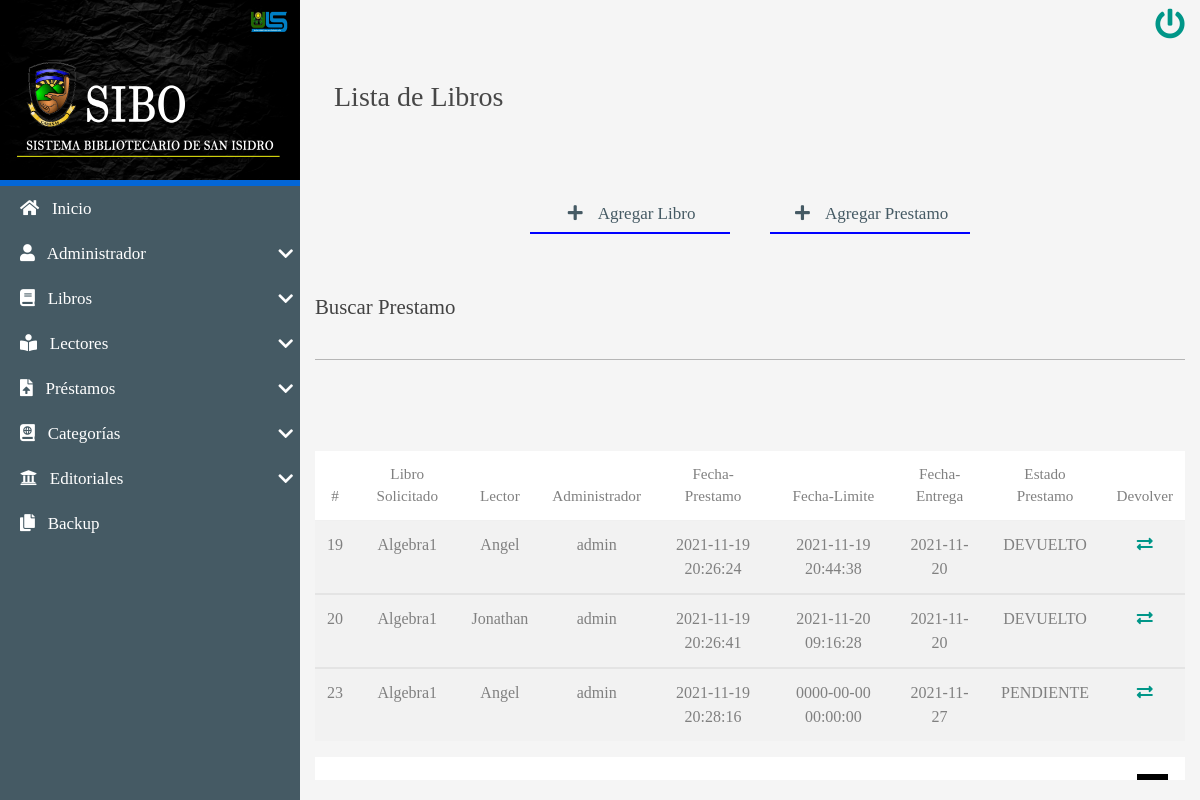
Page /CRUD/SEARCH/BuscarPrestamo.php?busqueda=Algebra (signed in) on the earlier database version.
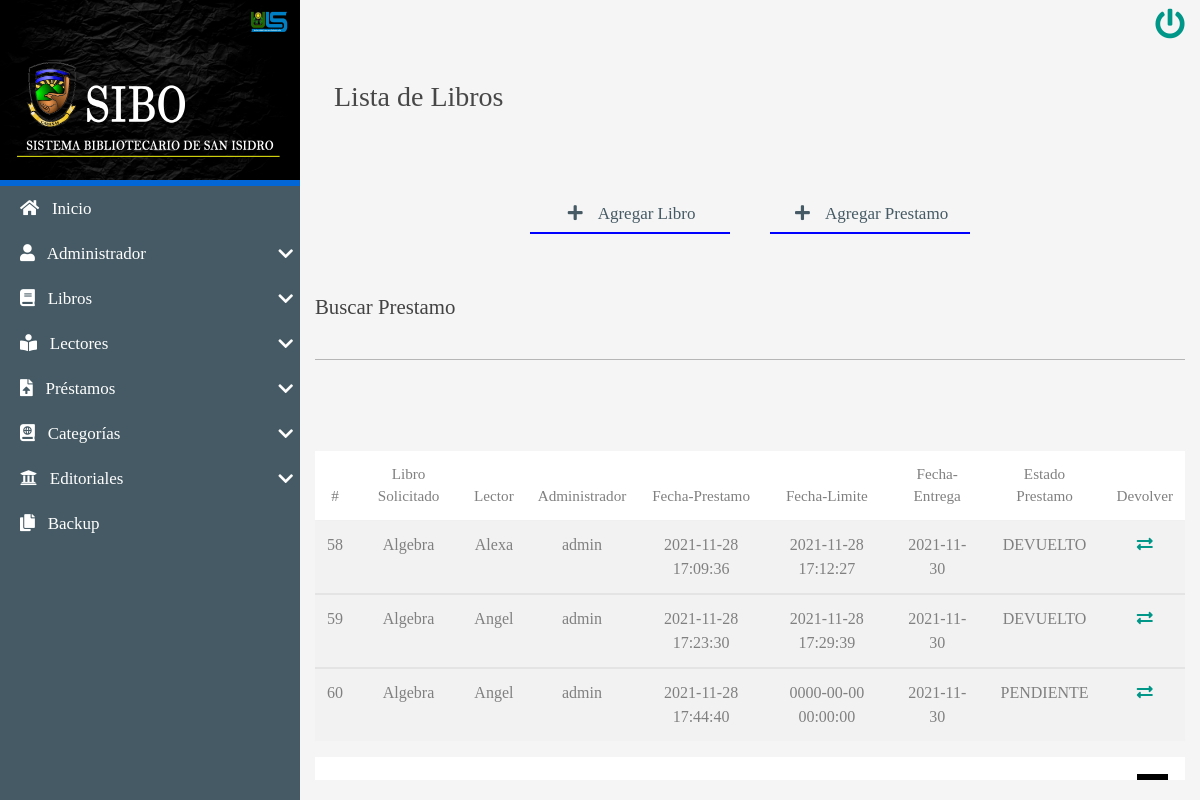
Same page on the later database version.
### tables this page shows
CREATE TABLE `prestamos` (
  `idPrestamo` int(8) NOT NULL AUTO_INCREMENT,
  `idLibroPrestamo` int(8) DEFAULT NULL,
  `idUsuarioPrestamo` int(8) DEFAULT NULL,
  `idAdminPrestamo` int(8) DEFAULT NULL,
  `cantidadLibros` int(2) NOT NULL,
  `fechaPrestamo` datetime NOT NULL DEFAULT current_timestamp(),
  `fechaLimite` date NOT NULL,
  `fechaEntrega` datetime NOT NULL DEFAULT current_timestamp(),
  `observaciones` varchar(100) NOT NULL,
  `estadoPrestamo` varchar(15) NOT NULL DEFAULT 'PENDIENTE',
  PRIMARY KEY (`idPrestamo`),
  KEY `idLibroPrestamo` (`idLibroPrestamo`),
  KEY `idUsuarioPrestamo` (`idUsuarioPrestamo`),
  KEY `idAdminPrestamo` (`idAdminPrestamo`),
  CONSTRAINT `prestamos_ibfk_2` FOREIGN KEY (`idLibroPrestamo`) REFERENCES `libros` (`idLibro`) ON DELETE CASCADE ON UPDATE CASCADE,
  CONSTRAINT `prestamos_ibfk_3` FOREIGN KEY (`idUsuarioPrestamo`) REFERENCES `usuarios` (`idUsuario`) ON DELETE CASCADE ON UPDATE CASCADE
);

CREATE TABLE `libros` (
  `idLibro` int(8) NOT NULL AUTO_INCREMENT,
  `isbn` varchar(20) DEFAULT NULL,
  `titulo` varchar(250) NOT NULL,
  `autor` varchar(250) NOT NULL,
  `anioPublicacion` varchar(4) DEFAULT NULL,
  `numEjemplares` int(8) NOT NULL,
  `ubicacion` varchar(25) NOT NULL,
  `estado_libro` varchar(15) NOT NULL,
  `idCategoriaLibro` int(8) NOT NULL,
  `idEditorialLibro` int(8) NOT NULL,
  `idAdminLibro` int(8) NOT NULL,
  `archivo` text NOT NULL,
  `estatus` int(1) NOT NULL DEFAULT 1,
  PRIMARY KEY (`idLibro`),
  KEY `idCategoriaLibro` (`idCategoriaLibro`),
  KEY `idEditorialLibro` (`idEditorialLibro`),
  KEY `idAdminLibro` (`idAdminLibro`),
  CONSTRAINT `libros_ibfk_2` FOREIGN KEY (`idEditorialLibro`) REFERENCES `editoriales` (`idEditorial`) ON DELETE CASCADE ON UPDATE CASCADE,
  CONSTRAINT `libros_ibfk_3` FOREIGN KEY (`idCategoriaLibro`) REFERENCES `categorias` (`idCategoria`) ON DELETE CASCADE ON UPDATE CASCADE
);

CREATE TABLE `usuarios` (
  `idUsuario` int(8) NOT NULL AUTO_INCREMENT,
  `tipo_identificacion` varchar(15) NOT NULL,
  `carnet` varchar(13) NOT NULL,
  `nombreUs` varchar(250) NOT NULL,
  `apellidoUs` varchar(250) NOT NULL,
  `sexo` varchar(20) NOT NULL,
  `tipoUs` varchar(25) NOT NULL,
  `estatus` int(1) NOT NULL DEFAULT 1,
  PRIMARY KEY (`idUsuario`)
);

CREATE TABLE `administradores` (
  `idAdmin` int(8) NOT NULL AUTO_INCREMENT,
  `DUI` varchar(10) NOT NULL,
  `adminNombre` varchar(250) NOT NULL,
  `adminApellido` varchar(250) NOT NULL,
  `sexo` varchar(15) NOT NULL,
  `email` varchar(100) NOT NULL,
  `fechaRegistro` date NOT NULL DEFAULT current_timestamp(),
  `usuario` varchar(45) NOT NULL,
  `contraseña` varchar(45) NOT NULL,
  `rol` int(8) NOT NULL,
  PRIMARY KEY (`idAdmin`),
  KEY `rol` (`rol`),
  CONSTRAINT `administradores_ibfk_1` FOREIGN KEY (`rol`) REFERENCES `rol` (`id`) ON DELETE CASCADE ON UPDATE CASCADE
);

### CRUD/SEARCH/BuscarPrestamo.php (the view, shortened to what the changed rows need)
<?php
$busqueda=strtolower($_REQUEST['busqueda']);
?>
<!DOCTYPE html>
<html lang="es">
<head>
   <?php include'../../INCLUDES/link2.php'; ?>
</head>
<body>
    <main class="full-box main-container">
        <section class="full-box page-content">
            <div class="container-fluid">
               <br><br><br>
                       <table class="table table-striped">
                         <thead>
                            <tr class="text-center roboto-medium">
                                <th>#</th>
                                <th>Libro Solicitado</th>
                                <th>Lector</th>
                                <th>Administrador</th>
                                <th>Fecha-Prestamo</th>
                                <th>Fecha-Limite</th>
                                <th>Fecha-Entrega</th>
                                <th>Estado Prestamo</th>
                                <th>Devolver</th>
                            </tr>
                        </thead>
                        <?php
                  include'../../BD/conexionBD.php';
$por_pagina=4;
if (empty($_GET['pagina']))
{
                $pagina=1;
}else{
                $pagina=$_GET['pagina'];
}
$desde=($pagina-1)*$por_pagina;
$query=mysqli_query($mysqli," SELECT p.idPrestamo,l.titulo,u.nombreUs,a.usuario,p.fechaPrestamo,p.fechaLimite,p.fechaEntrega,p.estadoPrestamo FROM prestamos p INNER JOIN libros l ON p.idLibroPrestamo=l.idLibro INNER JOIN usuarios u ON p.idUsuarioPrestamo=u.idUsuario INNER JOIN administradores a ON p.idAdminPrestamo=a.idAdmin WHERE (l.titulo LIKE '%$busqueda%' OR
            u.nombreUs LIKE '%$busqueda%' OR
            a.usuario LIKE '%$busqueda%' OR
            p.estadoPrestamo LIKE '%$busqueda%') ORDER BY p.idPrestamo ASC LIMIT $desde, $por_pagina");
            $resultado=mysqli_num_rows($query);
            if($resultado>0){
                while ($data= mysqli_fetch_array($query)) {
                              ?>
                        <tbody>
                        <tr class="text-center">
                            <td><?php echo $data['idPrestamo']; ?></td>
                            <td><?php echo $data['titulo']; ?></td>
                            <td><?php echo $data['nombreUs']; ?></td>
                            <td><?php echo $data['usuario']; ?></td>
                            <td><?php echo $data['fechaPrestamo']; ?></td>
                            <td><?php echo $data['fechaEntrega']; ?></td>
                            <td><?php echo $data['fechaLimite']; ?></td>
                            <td><?php echo $data['estadoPrestamo']; ?></td>
                             <?php
                    if ($_SESSION['rol'] <2) {
                        ?>
                            <td><a href="../UPDATE/Update-Loan.php?id=<?php echo $data['idPrestamo']; ?>"><i class="fas fa-exchange-alt"></i></a></td>
                             <?php } ?>
                        </tr>
             </tbody>
              <?php
                 }
            }
            ?>
             </table>
              </div>
               </section>
    </main>
</body>
</html>

Differences in the rows shown:
removed prestamos: idPrestamo "19", idLibroPrestamo.titulo "Algebra1", idUsuarioPrestamo.nombreUs "Angel", administradores.usuario "admin", fechaPrestamo "2021-11-19 20:26:24", fechaEntrega "2021-11-19 20:44:38", fechaLimite "2021-11-20", estadoPrestamo "DEVUELTO"
removed prestamos: idPrestamo "20", idLibroPrestamo.titulo "Algebra1", idUsuarioPrestamo.nombreUs "Jonathan", administradores.usuario "admin", fechaPrestamo "2021-11-19 20:26:41", fechaEntrega "2021-11-20 09:16:28", fechaLimite "2021-11-20", estadoPrestamo "DEVUELTO"
removed prestamos: idPrestamo "23", idLibroPrestamo.titulo "Algebra1", idUsuarioPrestamo.nombreUs "Angel", administradores.usuario "admin", fechaPrestamo "2021-11-19 20:28:16", fechaEntrega "0000-00-00 00:00:00", fechaLimite "2021-11-27", estadoPrestamo "PENDIENTE"
added prestamos: idPrestamo "58", idLibroPrestamo.titulo "Algebra", idUsuarioPrestamo.nombreUs "Alexa", administradores.usuario "admin", fechaPrestamo "2021-11-28 17:09:36", fechaEntrega "2021-11-28 17:12:27", fechaLimite "2021-11-30", estadoPrestamo "DEVUELTO"
added prestamos: idPrestamo "59", idLibroPrestamo.titulo "Algebra", idUsuarioPrestamo.nombreUs "Angel", administradores.usuario "admin", fechaPrestamo "2021-11-28 17:23:30", fechaEntrega "2021-11-28 17:29:39", fechaLimite "2021-11-30", estadoPrestamo "DEVUELTO"
added prestamos: idPrestamo "60", idLibroPrestamo.titulo "Algebra", idUsuarioPrestamo.nombreUs "Angel", administradores.usuario "admin", fechaPrestamo "2021-11-28 17:44:40", fechaEntrega "0000-00-00 00:00:00", fechaLimite "2021-11-30", estadoPrestamo "PENDIENTE"
